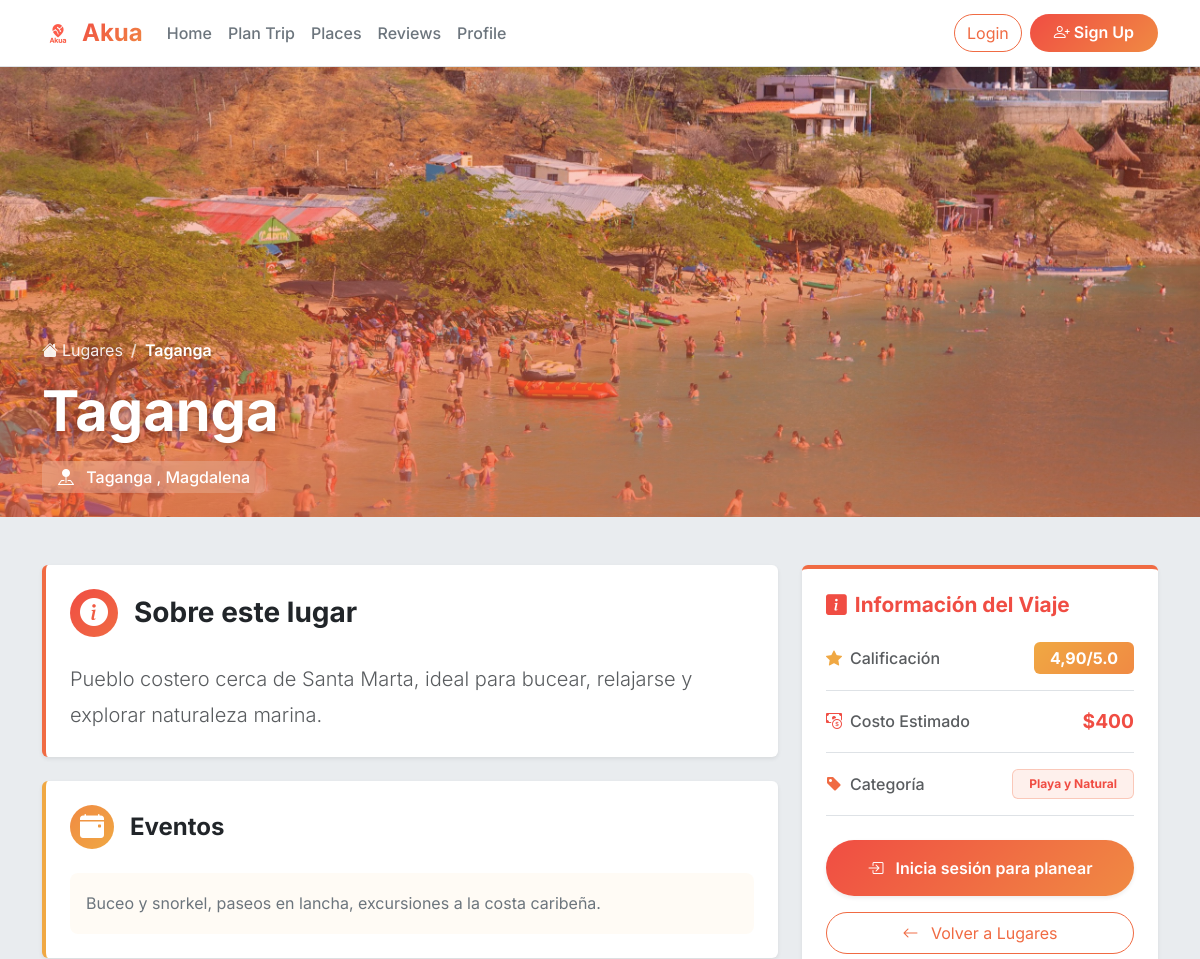
The app's page /places/taganga-magdalena/ (upper part), older data.
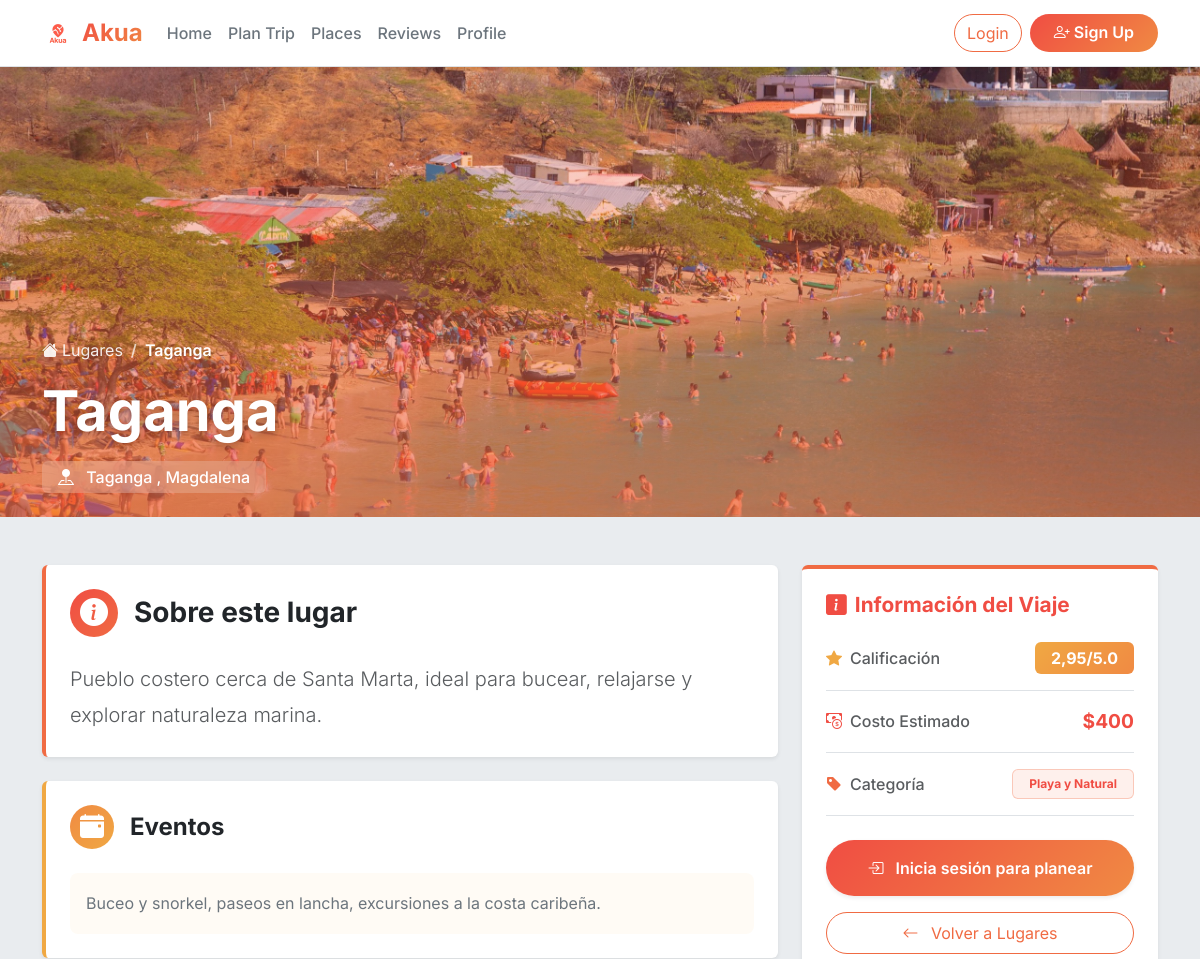
The same page, newer data.
### core/models.py (models this page shows, shortened)
class Place(models.Model):
    id = models.AutoField(primary_key=True)
    name = models.CharField(
        max_length=200,
        unique=True,
        verbose_name="Nombre del Lugar"
    )
    slug = models.SlugField(max_length=220, unique=True, blank=True)
    photo = models.ImageField(
        upload_to='places_photos/',
        verbose_name="Foto Principal",
        blank=True,
        null=True
    )
    short_description = models.CharField(
        max_length=200,
        verbose_name="Descripción Breve",
        help_text="Descripción corta para las tarjetas"
    )
    events = models.CharField(
        max_length=500,
        blank=True,
        verbose_name="Eventos",
        help_text="Eventos disponibles en el lugar"
    )
    restaurants = models.CharField(
        max_length=500,
        blank=True,
        verbose_name="Restaurantes",
        help_text="Restaurantes recomendados"
    )
    hotels = models.CharField(
        max_length=500,
        blank=True,
        verbose_name="Hoteles",
        help_text="Hoteles cercanos"
    )
    estimated_cost = models.DecimalField(
        max_digits=10,
        decimal_places=2,
        default=0.00,
        verbose_name="Costo Estimado"
    )
    category = models.CharField(
        max_length=100,
        blank=True,
        verbose_name="Categoría",
        help_text="Ej: Playa, Montaña, Cultural"
    )
    rating_average = models.DecimalField(
        max_digits=3,
        decimal_places=2,
        default=0.00,
        verbose_name="Calificación Promedio"
    )
    city = models.CharField(max_length=100, blank=True, verbose_name="Ciudad")
    department = models.CharField(max_length=100, blank=True, verbose_name="Departamento")
    created_at = models.DateTimeField(auto_now_add=True)
    updated_at = models.DateTimeField(auto_now=True)
    class Meta:
        verbose_name = "Lugar"
        verbose_name_plural = "Lugares"
        ordering = ['-rating_average', 'name']

### core/views.py (the view)
# urls.py: path('places/<slug:slug>/', views.place_detail, name='place_detail'),
def place_detail(request, slug):
    place = get_object_or_404(Place, slug=slug)
    context = {
        'place': place
    }
    return render(request, 'core/place_detail.html', context)

### core/templates/core/place_detail.html (shortened to what the changed rows need)
{% extends 'core/base.html' %}
{% load static %}
{% block content %}
<div class="position-relative" style="height: 450px; overflow: hidden;">
  {% if place.photo %}
  <img src="{{ place.photo.url }}" alt="{{ place.name }}"
       class="w-100 h-100" style="object-fit: cover;">
  {% else %}
  <div class="w-100 h-100 d-flex align-items-center justify-content-center" style="
    background: linear-gradient(135deg, rgba(240, 77, 67, 0.1), rgba(240, 138, 67, 0.1));
  ">
    <i class="bi bi-image" style="font-size: 5rem; color: #F06B43;"></i>
  </div>
  {% endif %}
  <div class="position-absolute top-0 start-0 w-100 h-100"
       style="background: linear-gradient(to bottom, rgba(240, 77, 67, 0.2), rgba(240, 107, 67, 0.7));"></div>
  <div class="position-absolute bottom-0 start-0 w-100 p-4 text-white">
    <div class="container">
      <nav aria-label="breadcrumb">
        <ol class="breadcrumb mb-3">
          <li class="breadcrumb-item">
            <a href="{% url 'places' %}" class="text-white text-decoration-none" style="opacity: 0.9;">
            </a>
          </li>
          <li class="breadcrumb-item active text-white fw-semibold" aria-current="page">
            {{ place.name }}
          </li>
        </ol>
      </nav>
      <h1 class="display-4 fw-bold mb-3 text-shadow">{{ place.name }}</h1>
      {% if place.city or place.department %}
      <p class="lead mb-0 d-flex align-items-center">
        <span class="badge px-3 py-2" style="
          background: rgba(255, 255, 255, 0.2);
          backdrop-filter: blur(10px);
          font-size: 1rem;
          font-weight: 500;
        ">
          <i class="bi bi-pin-map-fill me-2"></i>
          {% if place.city %}{{ place.city }}{% endif %}
          {% if place.city and place.department %}, {% endif %}
          {% if place.department %}{{ place.department }}{% endif %}
        </span>
      </p>
      {% endif %}
    </div>
  </div>
</div>
<div class="container py-5">
  <div class="row">
    <div class="col-lg-8">
      <div class="card border-0 shadow-sm mb-4" style="border-left: 4px solid #F06B43 !important;">
        <div class="card-body p-4">
          <h3 class="fw-bold mb-4 d-flex align-items-center">
            <span class="me-3 d-flex align-items-center justify-content-center rounded-circle" style="
              width: 48px;
              height: 48px;
              background: linear-gradient(135deg, #F04D43, #F06B43);
              color: white;
            ">
            </span>
            Sobre este lugar
          </h3>
          <p class="lead text-muted mb-0" style="line-height: 1.8;">{{ place.short_description }}</p>
        </div>
      </div>
      {% if place.events %}
      <div class="card border-0 shadow-sm mb-4" style="border-left: 4px solid #F0A843 !important;">
        <div class="card-body p-4">
          <h4 class="fw-bold mb-4 d-flex align-items-center">
            <span class="me-3 d-flex align-items-center justify-content-center rounded-circle" style="
              width: 44px;
              height: 44px;
              background: linear-gradient(135deg, #F08A43, #F0A843);
              color: white;
            ">
              <i class="bi bi-calendar-event-fill"></i>
            </span>
            Eventos
          </h4>
          <div class="p-3 rounded-3" style="background-color: rgba(240, 168, 67, 0.05);">
            <p class="mb-0 text-secondary" style="line-height: 1.8;">{{ place.events }}</p>
          </div>
        </div>
      </div>
      {% endif %}
    </div>
    <div class="col-lg-4">
      <div class="card border-0 shadow-sm mb-4 sticky-top" style="
        top: 100px;
        border-top: 4px solid #F06B43 !important;
      ">
        <div class="card-body p-4">
          {% if place.rating_average > 0 %}
          <div class="d-flex justify-content-between align-items-center mb-3 pb-3 border-bottom">
            <span class="text-muted d-flex align-items-center">
              <i class="bi bi-star-fill me-2" style="color: #F0A843;"></i>
              <span class="fw-medium">Calificación</span>
            </span>
            <span class="badge px-3 py-2" style="
              background: linear-gradient(135deg, #F0A843, #F08A43);
              font-size: 1rem;
            ">
              {{ place.rating_average }}/5.0
            </span>
          </div>
          {% endif %}
          {% if place.estimated_cost > 0 %}
          <div class="d-flex justify-content-between align-items-center mb-3 pb-3 border-bottom">
            <span class="text-muted d-flex align-items-center">
              <i class="bi bi-cash-coin me-2" style="color: #F04D43;"></i>
              <span class="fw-medium">Costo Estimado</span>
            </span>
            <span class="fw-bold" style="
              color: #F04D43;
              font-size: 1.2rem;
            ">
              ${{ place.estimated_cost|floatformat:0 }}
            </span>
          </div>
          {% endif %}
          {% if place.category %}
          <div class="d-flex justify-content-between align-items-center mb-4 pb-3 border-bottom">
            <span class="text-muted d-flex align-items-center">
              <i class="bi bi-tag-fill me-2" style="color: #F06B43;"></i>
              <span class="fw-medium">Categoría</span>
            </span>
            <span class="badge px-3 py-2 border" style="
              background-color: rgba(240, 107, 67, 0.1);
              color: #F04D43;
              border-color: rgba(240, 107, 67, 0.3) !important;
            ">
              {{ place.category }}
            </span>
          </div>
          {% endif %}
        </div>
      </div>
    </div>
  </div>
</div>
{% endblock %}

Row changes from the older to the newer data that the page shows:
changed Place "Taganga": rating_average "4,90" → "2,95"
